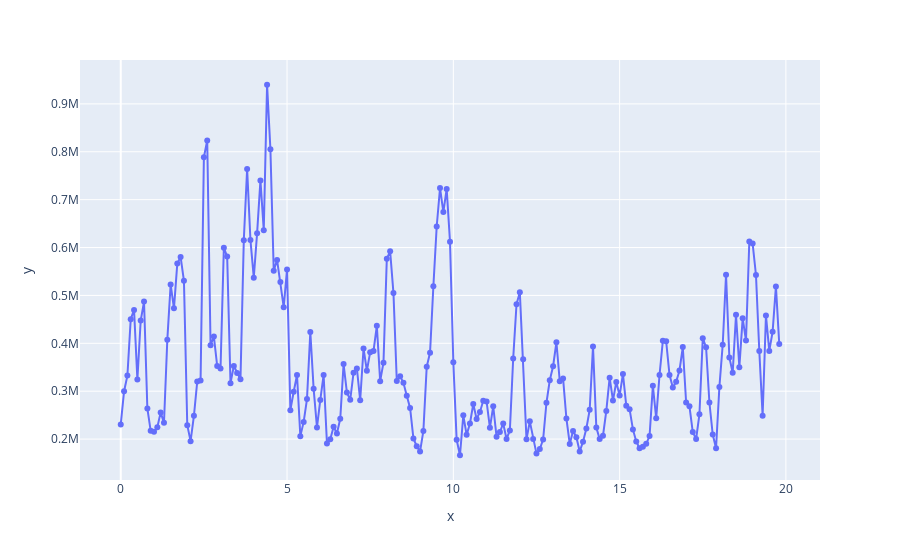

The cell this chart's notebook holds for it:
### Code cell
import plotly.express as px
fig = px.scatter(x=time_bins_df['time_sec'], y=time_bins_df['std']**2)
fig.data[0].update(mode='markers+lines')
fig.show()

### Figure 1 — Plotly figure (JSON) as saved in the notebook; plotly's stock layout.template omitted (floating-point values rounded to 4 significant figures; data arrays with more than 128 entries replaced by an {"elided": "..."} marker saying what was removed)
{"data": [{"hovertemplate": "x=%{x}<br>y=%{y}<extra></extra>", "legendgroup": "", "marker": {"color": "#636efa", "symbol": "circle"}, "mode": "markers+lines", "name": "", "showlegend": false, "type": "scatter", "x": {"elided": "199 float values"}, "xaxis": "x", "y": {"elided": "199 float values"}, "yaxis": "y"}], "layout": {"legend": {"tracegroupgap": 0}, "margin": {"t": 60}, "xaxis": {"anchor": "y", "domain": [0, 1], "title": {"text": "x"}}, "yaxis": {"anchor": "x", "domain": [0, 1], "title": {"text": "y"}}}}
